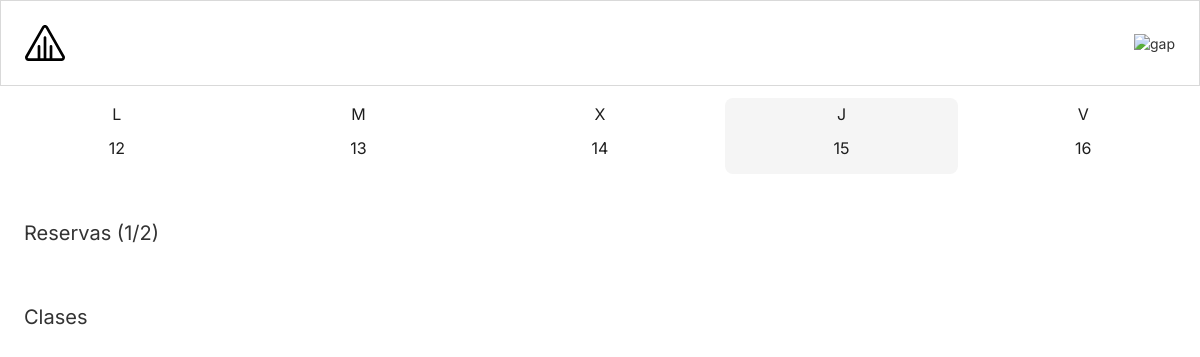
The app's page /, older data.
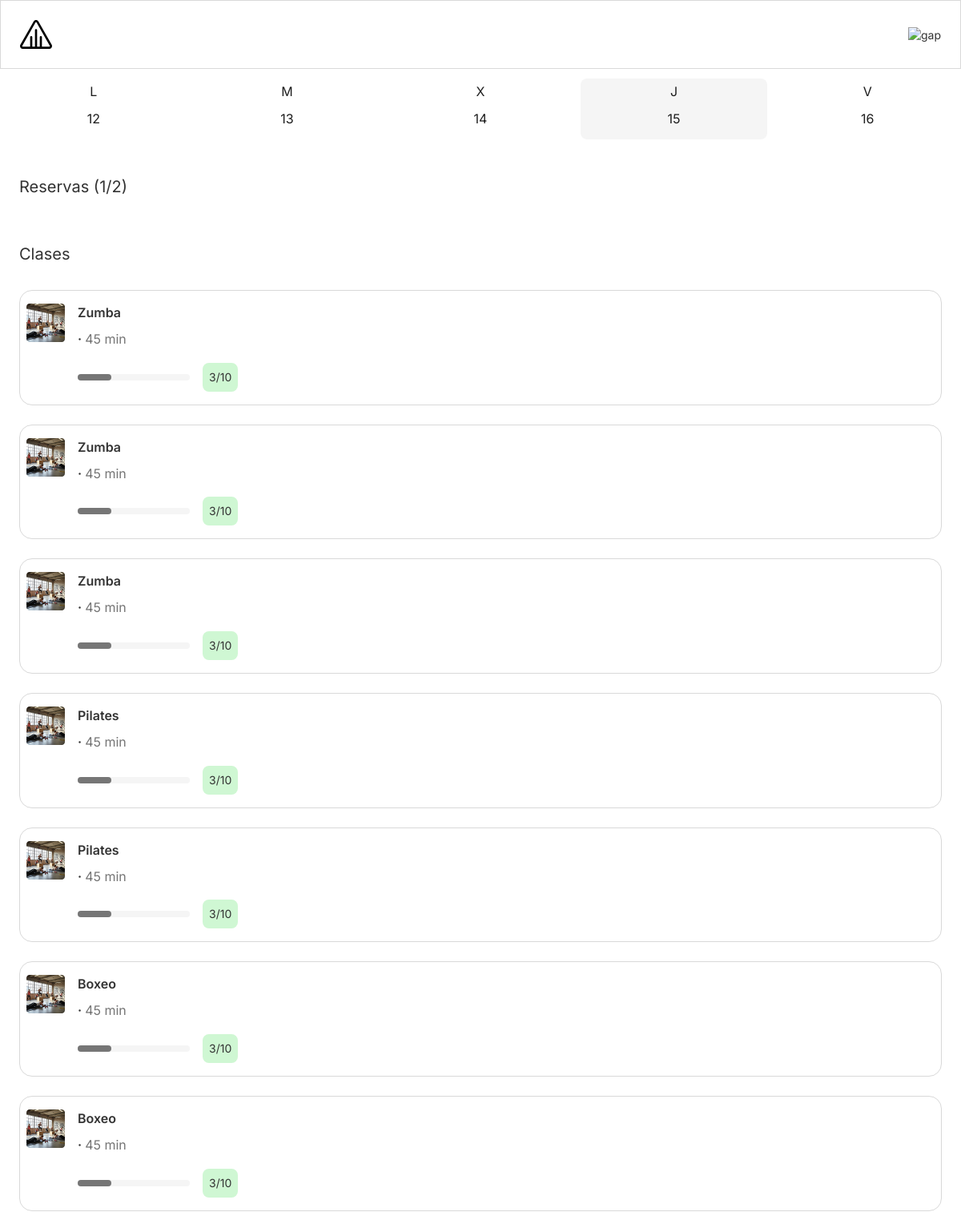
The same page, newer data.
### fitapp/models.py (models this page shows)
class Inscripcion(models.Model):
    usuario = models.ForeignKey(User,null=True, blank=True, on_delete=models.CASCADE)
    actividad = models.ForeignKey(Activity, on_delete=models.CASCADE, related_name="inscripciones")
    inscription_date = models.DateTimeField(auto_now_add=True)
    available_date = models.DateTimeField(null=True, blank=True)
    class Meta:
        unique_together = ('usuario', 'actividad')

class Activity(models.Model):
    name = models.CharField(max_length=100)
    max_seats =models.IntegerField ()
    description = models.CharField(null=True, blank=True)
    created_date = models.DateTimeField(
            default=timezone.now)

### fitapp/views.py (the view)
# urls.py: path('', views.inscriptions, name='incriptions'),
def inscriptions(request):
    available_inscriptions = Inscripcion.objects.filter(usuario__isnull=True)
    not_available_inscriptions = Inscripcion.objects.filter(usuario__isnull=False)
    return render(request, 'fitapp/index.html', {'available_inscriptions': available_inscriptions, 'not_available_inscriptions': not_available_inscriptions})

### fitapp/templates/fitapp/index.html (shortened to what this page needs)
<!doctype html>
{% load static %}
<html lang="en">
<head>
    <link rel="stylesheet" href="//maxcdn.bootstrapcdn.com/bootstrap/3.2.0/css/bootstrap.min.css">
    <link rel="stylesheet" href="//maxcdn.bootstrapcdn.com/bootstrap/3.2.0/css/bootstrap-theme.min.css">
    <link rel="stylesheet" href="{% static 'css/style.css' %}">
</head>
<body>
    <header>
        <div class="logo">
            <img src="{% static 'icons/Vector (Stroke).svg' %}" alt="gap">
        </div>
        <div class="perfil">
            <img src="{% static 'icons/Avatar.png' %}" alt="gap">
        </div>
    </header>
    <content>
        <div class="calendario">
            <div class="dias">
                <p>L</p>
                <p>12</p>
            </div>
            <div class="dias">
                <p>M</p>
                <p>13</p>
            </div>
            <div class="dias">
                <p>X</p>
                <p>14</p>
            </div>
            <div class="dias" id="seleccionado">
                <p>J</p>
                <p>15</p>
            </div>
            <div class="dias">
                <p>V</p>
                <p>16</p>
            </div>
        </div>
        <section>
            <h2>Reservas (1/2)</h2>
        </section>
        <section>
            <h2>Clases</h2>
            {% for available_inscription in available_inscriptions %}
            <div class="clase">
                <div class="iconoClase">
                    <img src="{% static 'icons/HIT_Thumb.png' %}" alt="gap">
                </div>
                <div class="infoClase">
                    <div class="nombreHoras">
                        <p>{{available_inscription.actividad.name}}</p>
                        <p> · <span class="horas">45 min</span></p>
                    </div>
                    <div class="barra"><progress value="3" max="10"></progress><span class="barraNumeros">3/10</span></div>
                </div>
            </div>
            {% endfor %}
        </section>
    </content>
</body>
</html>

### fitapp/static/css/style.css (style rules this page uses)
* { margin: 0; padding: 0; box-sizing: border-box; }
body { font-family: "Inter", sans-serif; font-optical-sizing: auto; }
header { display: flex; padding: 24px; justify-content: space-between; align-items: center; align-content: center; align-self: stretch; flex-wrap: wrap; border: 1px solid #D9D9D9; }
.calendario { display: flex; width: 100%; padding: 12px 0; align-items: flex-start; align-content: flex-start; gap: 8px 8px; align-self: stretch; flex-wrap: wrap; }
div.dias { display: flex; padding: 8px; flex-direction: column; justify-content: center; align-items: center; gap: 8px; flex: 1 0 0; }
div.dias > p { color: #1E1E1E; font-size: 16px; font-style: normal; font-weight: 400; line-height: 100%; }
div.dias#seleccionado { border-radius: 8px; background-color: #F5F5F5; color: white; }
h2 { font-weight: 400; font-size: 20px; }
section { padding: 16px 24px; display: flex; flex-direction: column; gap: 24px; }
.clase { border: 1px solid #D9D9D9; display: flex; padding: 16px 8px; gap: 16px; border-radius: 16px; }
.clase .iconoClase > img { max-width: 48px; }
div.infoClase { display: flex; flex-direction: column; gap: 8px; }
div.infoClase .nombreHoras { font-weight: 600; font-size: 16px; }
span.horas { font-weight: 400; color: #757575; }
.barra { display: flex; justify-content: flex-end; align-items: center; gap: 16px; }
progress { height: 8px; border: none; }
.barraNumeros { height: fit-content; width: fit-content; padding: 8px; background-color: #CFF7D3; border-radius: 8px; }

Row changes from the older to the newer data that the page shows:
added Inscripcion: actividad.name "Zumba"
added Inscripcion: actividad.name "Zumba"
added Inscripcion: actividad.name "Zumba"
added Inscripcion: actividad.name "Pilates"
added Inscripcion: actividad.name "Pilates"
added Inscripcion: actividad.name "Boxeo"
added Inscripcion: actividad.name "Boxeo"
